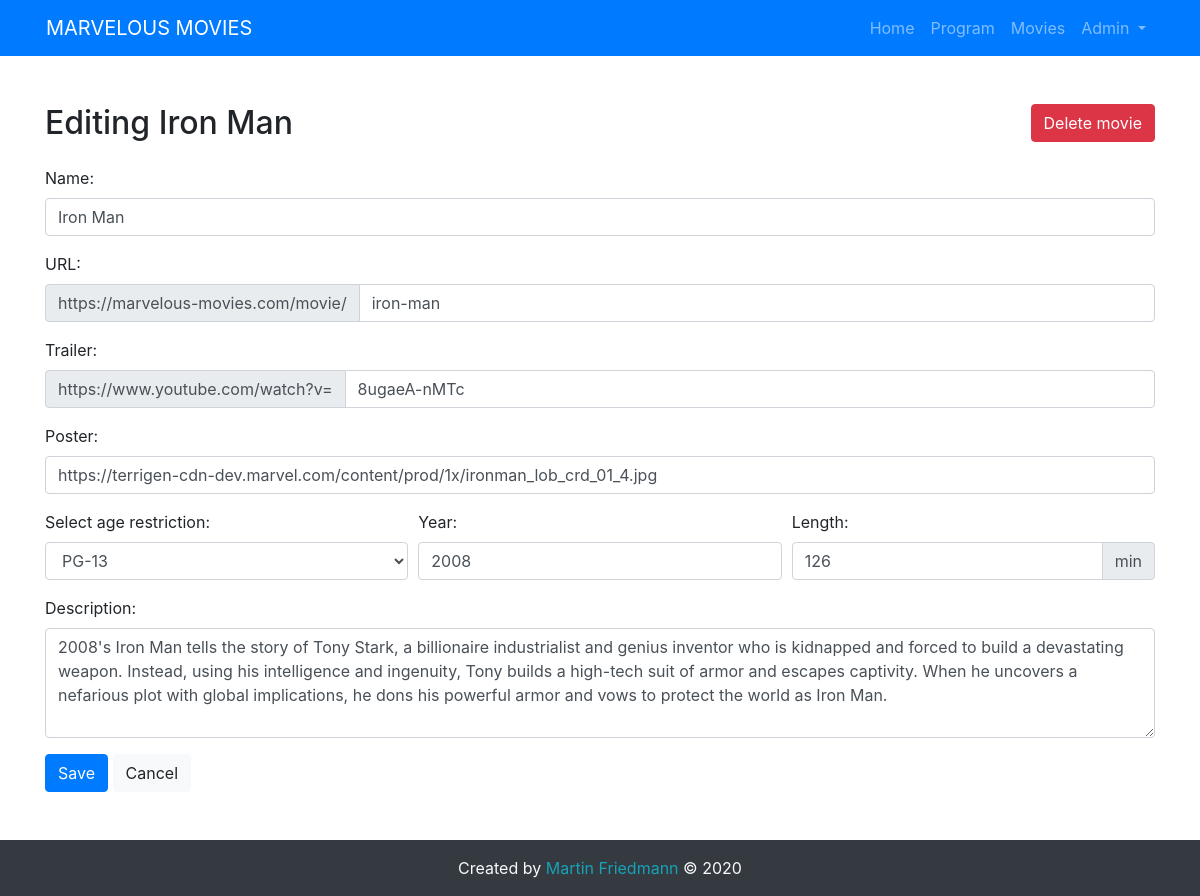
Screenshot of /movie-edit.php?movie_id=1 (signed in) with the database file from the repository.
### tables this page shows
CREATE TABLE `users` (
  `user_id` int(11) NOT NULL,
  `facebook_id` varchar(50) NOT NULL DEFAULT '',
  `name` varchar(100) NOT NULL,
  `email` varchar(255) NOT NULL,
  `password` varchar(255) NOT NULL DEFAULT '',
  `admin` tinyint(1) NOT NULL DEFAULT 0
);

CREATE TABLE `movies` (
  `movie_id` int(11) NOT NULL,
  `url` varchar(255) NOT NULL,
  `name` varchar(255) NOT NULL,
  `age_restriction` varchar(5) NOT NULL DEFAULT 'G',
  `year` int(11) NOT NULL,
  `description` text NOT NULL,
  `length` int(11) NOT NULL,
  `trailer` varchar(255) NOT NULL,
  `poster` varchar(255) NOT NULL
);

### include/auth.php (called while the page is built, shortened)
<?php
    require_once './include/db.php';
    if (!empty($_SESSION['user_id'])){
        $userQuery=$db->prepare('SELECT * FROM users WHERE user_id=:user_id LIMIT 1;');
        $userQuery->execute([
            ':user_id'=>$_SESSION['user_id']
        ]);
        $authenticatedUser = $userQuery->fetch(PDO::FETCH_ASSOC);
    }

### movie-edit.php (the view, shortened to what this page needs)
<?php
    require_once './include/auth.php';
    if(!empty($_GET['movie_id'])){
        $movieQuery=$db->prepare('SELECT * FROM movies WHERE movie_id=:movie_id LIMIT 1;');
        $movieQuery->execute([
            ':movie_id'=>$_GET['movie_id']
        ]);
        $movie = $movieQuery->fetch(PDO::FETCH_ASSOC);
    }
    $errors = [];
    if(!empty($_GET['movie_id'])){
        $pageTitle = 'Editing '.htmlspecialchars($movie['name']);
    } else {
        $pageTitle = 'New movie';
    }
    include './include/header.php';
?>
<main class="d-flex align-items-center">
<div class="container-sm py-5">
    <?php if(!empty($_GET['movie_id'])): ?>
    <form method="post" class="d-inline">
        <input type="submit" class="btn btn-danger float-right" value="Delete movie">
    </form>
    <?php endif ?>
    <h2 class="pb-3"><?= $pageTitle ?></h2>
    <form method="post">
            <div class="form-group">
                <label for="name">Name:</label>
                <input type="text"
                    name="name"
                    id="name"
                    placeholder="Enter name of the movie"
                    required
                    class="form-control <?php echo (!empty($errors['name'])?'is-invalid':''); ?>"
                    value="<?php echo htmlspecialchars(@$movie['name']);?>" />
            </div>
            <div class="form-group">
                <label for="url">URL:</label>
                <div class="input-group">
                    <div class="input-group-prepend">
                        <span class="input-group-text" id="url">https://marvelous-movies.com/movie/</span>
                    </div>
                    <input type="text"
                           name="url"
                           id="url"
                           placeholder="Enter uniqie URL for the movie"
                           aria-describedby="url"
                           required
                           class="form-control <?php echo (!empty($errors['url'])?'is-invalid':''); ?>"
                           value="<?php echo htmlspecialchars(@$movie['url']);?>" />
                </div>
            </div>
            <div class="form-group">
                <label for="url">Trailer:</label>
                <div class="input-group">
                    <div class="input-group-prepend">
                        <span class="input-group-text" id="url">https://www.youtube.com/watch?v=</span>
                    </div>
                    <input type="text"
                           name="trailer"
                           id="trailer"
                           placeholder="Enter YouTube video ID for the movie trailer"
                           aria-describedby="trailer"
                           required
                           class="form-control <?php echo (!empty($errors['trailer'])?'is-invalid':''); ?>"
                           value="<?php echo htmlspecialchars(@$movie['trailer']);?>" />
                </div>
            </div>
            <div class="form-group">
                <label for="name">Poster:</label>
                <input type="text"
                    name="poster"
                    id="poster"
                    placeholder="Enter URL of the movie poster"
                    required
                    class="form-control <?php echo (!empty($errors['poster'])?'is-invalid':''); ?>"
                    value="<?php echo htmlspecialchars(@$movie['poster']);?>" />
            </div>
            <div class="form-row">
                <div class="form-group col-sm">
                    <label for="age-restriction">Select age restriction:</label>
                    <select name="age-restriction"
                            id="age-restriction"
                            required
                            class="form-control <?php echo (!empty($errors['age-restriction'])?'is-invalid':''); ?>">
                        <option <?php echo (@$movie['age_restriction']=="PG-13")?'selected':'' ?> value="PG-13">PG-13</option>
                    </select>
                </div>
                <div class="form-group col-sm">
                    <label for="year">Year:</label>
                    <input type="number"
                           name="year"
                           id="year"
                           placeholder="Enter year when was movie released"
                           min="1970"
                           max="2020"
                           required
                           class="form-control <?php echo (!empty($errors['year'])?'is-invalid':''); ?>"
                           value="<?php echo htmlspecialchars(@$movie['year']);?>" />
                </div>
                <div class="form-group col-sm">
                    <label for="length">Length:</label>
                    <div class="input-group">
                        <input type="number"
                               name="length"
                               id="length"
                               placeholder="Enter length of the movie"
                               aria-describedby="length"
                               min="1"
                               required
                               class="form-control <?php echo (!empty($errors['length'])?'is-invalid':''); ?>"
                               value="<?php echo htmlspecialchars(@$movie['length']);?>" />
                        <div class="input-group-append">
                            <span class="input-group-text" id="length">min</span>
                        </div>
                    </div>
                </div>
            </div>
            <div class="form-group">
                <label for="description">Description:</label>
                <textarea name="description"
                          id="description"
                          placeholder="Type movie description"
                          rows="4"
                          required
                          class="form-control <?php echo (!empty($errors['description'])?'is-invalid':''); ?>"
                          ><?php echo htmlspecialchars(@$movie['description']);?></textarea>
            </div>
            <button type="submit" class="btn btn-primary">Save</button>
            <a href="./movies"    class="btn btn-light">Cancel</a>
        </form>
    </div>
</main>
<?php include './include/footer.php'; ?>

### include/header.php (shortened to what this page needs)
<!DOCTYPE html>
<html lang="en">
<head>
    <link rel="stylesheet" href="./css/style.css">
    <link rel="stylesheet" href="https://stackpath.bootstrapcdn.com/font-awesome/4.7.0/css/font-awesome.min.css">
    <link rel="stylesheet" href="https://maxcdn.bootstrapcdn.com/bootstrap/4.4.1/css/bootstrap.min.css">
</head>
<body>
<header class="bg-primary">
    <nav class="navbar navbar-expand-sm navbar-dark container-sm">
        <a class="navbar-brand" href="./">MARVELOUS MOVIES</a>
        <div class="collapse navbar-collapse" id="navbarSupportedContent">
            <ul class="navbar-nav ml-auto">
                <li class="nav-item <?php echo ($pageTitle != 'Home') ?: 'active' ?>">
                    <a class="nav-link" href="./">Home</a>
                </li>
                <li class="nav-item <?php echo ($pageTitle != 'Program') ?: 'active' ?>">
                    <a class="nav-link" href="./program">Program</a>
                </li>
                <li class="nav-item <?php echo ($pageTitle != 'Movies') ?: 'active' ?>">
                    <a class="nav-link" href="./movies">Movies</a>
                </li>
                <?php if(empty($authenticatedUser)): ?>
                <li class="nav-item">
                    <a class="nav-link <?php echo ($pageTitle != 'Sign In') ?: 'active' ?>" href="./sign-in">Sign in</a>
                </li>
                <?php else: ?>
                <li class="nav-item dropdown">
                    <a class="nav-link dropdown-toggle"
                       href="#"
                       id="navbarDropdown"
                       role="button"
                       data-toggle="dropdown"
                       aria-haspopup="true"
                       aria-expanded="false">
                        <?= htmlspecialchars($authenticatedUser['name']) ?>
                    </a>
                </li>
                <?php endif ?>
            </ul>
        </div>
    </nav>
</header>

### include/footer.php
<footer class="bg-dark text-light text-center py-3">Created by <a class="text-info" href="mailto:frim00@vse.cz">Martin Friedmann</a> &copy; 2020</footer></body></html>

### rows the page displays
users: name "Admin"
movies: name "Editing Iron Man", name "Iron Man", url "iron-man", trailer "8ugaeA-nMTc", poster "https://terrigen-cdn-dev.marvel.com/content/prod/1x/ironman_lob_crd_01_4.jpg", age-restriction "PG-13", year "2008", length "126", description "2008's Iron Man tells the story of Tony Stark, a billionaire industrialist and genius inventor who is kidnapped and forced to build a devastating weapon. Instead, using his intelligence and ingenuity, Tony builds a high-tech suit of armor and escapes captivity. When he uncovers a nefarious plot with global implications, he dons his powerful armor and vows to protect the world as Iron Man."
